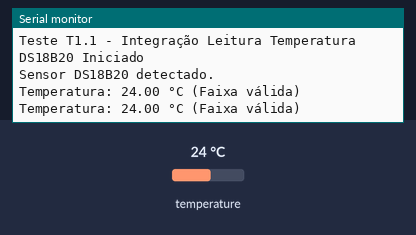
A sketch run on a simulated Arduino Uno, built with avr-gcc and run on an emulated ATmega328P. Parts: the last lines printed to the serial monitor. The inputs (shaded band) are chosen by the test bench; at power-on: temperature 24 °C.

Above: at 4.3 s.
4.4 s: temperature set to 12 °C
At 7.0 s:
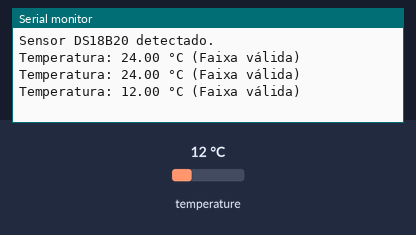
8.1 s: temperature set to 19 °C
At 10.3 s:
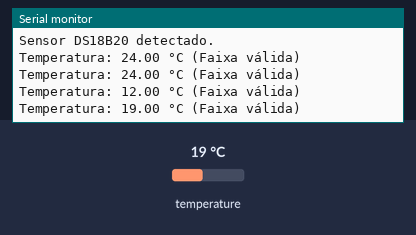
Timing chart, 0 to 11.8 s (numbered marks = the images above; inputs shaded):
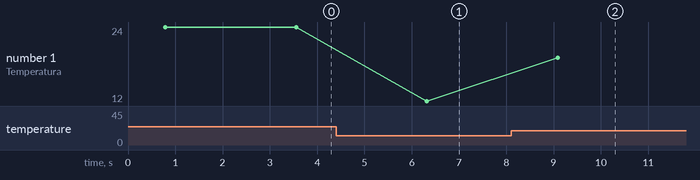

Measured:
- after the input at 4.4 s, the serial monitor: prints a new line after 1.9 s (image 1)
- after the input at 8.1 s, the serial monitor: prints a new line after 0.99 s (image 2)
- plotted number 1: 24 → 12 after the input at 4.4 s, 12 → 19 after the input at 8.1 s

The sketch:

T1_1_Integrar_Leitura_Temperatura_DS18B20.ino
```cpp
// T1_1_Integrar_Leitura_Temperatura_DS18B20.ino
// Função: Controle de Fermentação
// Artifact ID: 6e0e2fa6-3fbc-4d81-994b-bebf44afbc51
// Versão: v1.0.1
// Data: 2025-04-20
// Iteração: 34
// Requisitos: RD5.1 (Integração de Leitura de Temperatura)
// Descrição: Integra a leitura de temperatura com o sensor DS18B20, exibindo valores no Serial Monitor com validação de faixa.
// Diretório: docs/V1.01/codes/Controle_de_Fermentacao/T1_1

#include <OneWire.h>
#include <DallasTemperature.h>

#define ONE_WIRE_BUS 10 // Pino para o barramento OneWire (DS18B20)

OneWire oneWire(ONE_WIRE_BUS);
DallasTemperature sensors(&oneWire);

void setup() {
  Serial.begin(9600);
  while (!Serial) {
    ;
  }
  Serial.println("Teste T1.1 - Integração Leitura Temperatura DS18B20 Iniciado");

  sensors.begin();
  if (sensors.getDeviceCount() == 0) {
    Serial.println("Nenhum sensor DS18B20 encontrado!");
  } else {
    Serial.println("Sensor DS18B20 detectado.");
  }
}

void loop() {
  sensors.requestTemperatures();
  float tempC = sensors.getTempCByIndex(0);

  if (tempC != DEVICE_DISCONNECTED_C) {
    Serial.print("Temperatura: ");
    Serial.print(tempC);
    Serial.print(" °C");
    if (tempC >= 0 && tempC <= 50) {
      Serial.println(" (Faixa válida)");
    } else {
      Serial.println(" (Fora da faixa esperada)");
    }
  } else {
    Serial.println("Erro: Sensor DS18B20 desconectado!");
  }

  delay(2000);
}
```
